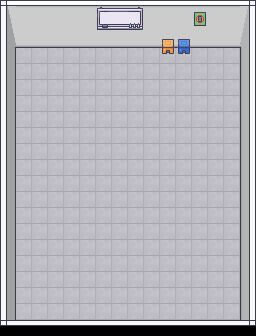

Tiled map render using the project's own tile images. Description and the whole map definition, tile-layer contents included, below:
An orthogonal 16x21 tile map with 16x16 px tiles, 2 tile layers (nivel 0, nivel 1).

<map version="1.10" tiledversion="1.10.1" orientation="orthogonal" renderorder="right-down" width="16" height="21" tilewidth="16" tileheight="16" infinite="0" nextlayerid="3" nextobjectid="1">
 <tileset firstgid="1" name="tiles_office" tilewidth="16" tileheight="16" tilecount="944" columns="16">
  <image source="../tiles_office.png" width="256" height="944" />
 </tileset>
 <layer id="1" name="nivel 0" width="16" height="21">
  <data encoding="csv">
866,884,884,884,884,884,884,884,884,884,884,884,884,884,884,871,
882,917,917,917,917,917,917,917,917,917,917,917,917,917,917,887,
898,900,900,900,900,900,900,900,900,900,900,900,900,900,900,903,
883,874,874,874,874,874,874,874,874,874,874,874,874,874,874,886,
883,874,874,874,874,874,874,874,874,874,874,874,874,874,874,886,
883,874,874,874,874,874,874,874,874,874,874,874,874,874,874,886,
883,874,874,874,874,874,874,874,874,874,874,874,874,874,874,886,
883,874,874,874,874,874,874,874,874,874,874,874,874,874,874,886,
883,874,874,874,874,874,874,874,874,874,874,874,874,874,874,886,
883,874,874,874,874,874,874,874,874,874,874,874,874,874,874,886,
883,874,874,874,874,874,874,874,874,874,874,874,874,874,874,886,
883,874,874,874,874,874,874,874,874,874,874,874,874,874,874,886,
883,874,874,874,874,874,874,874,874,874,874,874,874,874,874,886,
883,874,874,874,874,874,874,874,874,874,874,874,874,874,874,886,
883,874,874,874,874,874,874,874,874,874,874,874,874,874,874,886,
883,874,874,874,874,874,874,874,874,874,874,874,874,874,874,886,
883,874,874,874,874,874,874,874,874,874,874,874,874,874,874,886,
883,874,874,874,874,874,874,874,874,874,874,874,874,874,874,886,
883,874,874,874,874,874,874,874,874,874,874,874,874,874,874,886,
883,874,874,874,874,874,874,874,874,874,874,874,874,874,874,886,
931,933,933,933,933,933,933,933,933,933,933,933,933,933,933,934
</data>
 </layer>
 <layer id="2" name="nivel 1" width="16" height="21">
  <data encoding="csv">
0,0,0,0,0,0,789,790,791,0,0,0,518,0,0,0,
0,0,0,0,0,0,805,806,807,0,0,0,534,0,0,0,
0,0,0,0,0,0,0,0,0,0,513,515,0,0,0,0,
0,0,0,0,0,0,0,0,0,0,529,531,0,0,0,0,
0,0,0,0,0,0,0,0,0,0,0,0,0,0,0,0,
0,0,0,0,0,0,0,0,0,0,0,0,0,0,0,0,
0,0,0,0,0,422,0,0,0,418,419,0,0,422,0,0,
0,0,0,0,0,0,0,0,0,0,0,0,0,0,0,0,
0,0,0,0,0,0,0,0,0,0,0,0,0,0,0,0,
0,0,0,0,0,0,0,0,0,0,0,0,0,0,0,0,
0,0,0,0,0,0,0,0,0,0,0,0,0,0,0,0,
0,0,0,0,0,0,0,0,0,0,0,0,0,0,0,0,
0,0,0,0,0,0,0,0,0,0,0,0,0,0,0,0,
0,0,0,0,0,0,0,0,0,0,0,0,0,0,0,0,
0,0,0,0,0,0,0,0,0,0,0,0,0,0,0,0,
0,0,0,0,0,0,0,0,0,0,0,0,0,0,0,0,
0,0,0,0,0,0,0,0,0,0,0,0,0,0,0,0,
0,0,0,0,0,0,0,0,0,0,0,0,0,0,0,0,
0,0,0,0,0,0,0,0,0,0,0,0,0,0,0,0,
0,0,0,0,0,0,0,0,0,0,0,0,0,0,0,0,
0,0,0,0,0,0,0,0,0,0,0,0,0,0,0,0
</data>
 </layer>
</map>
